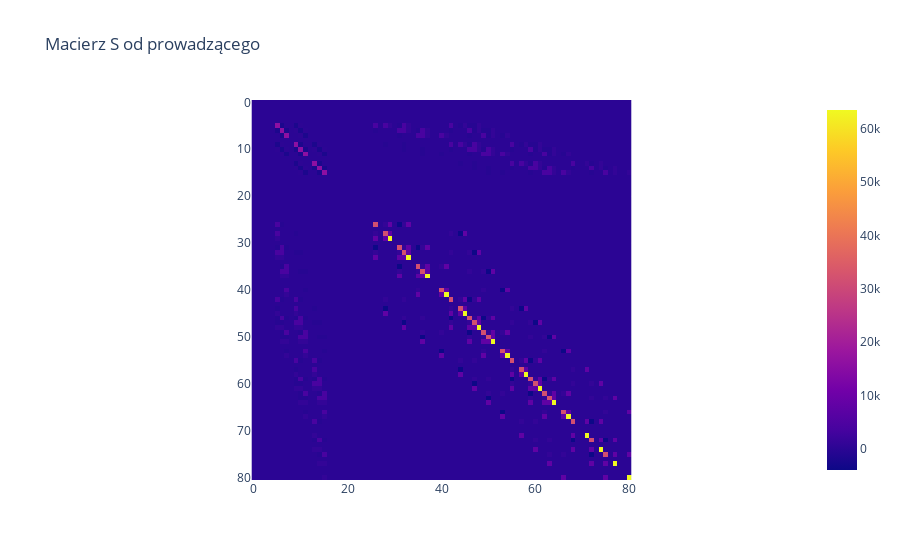
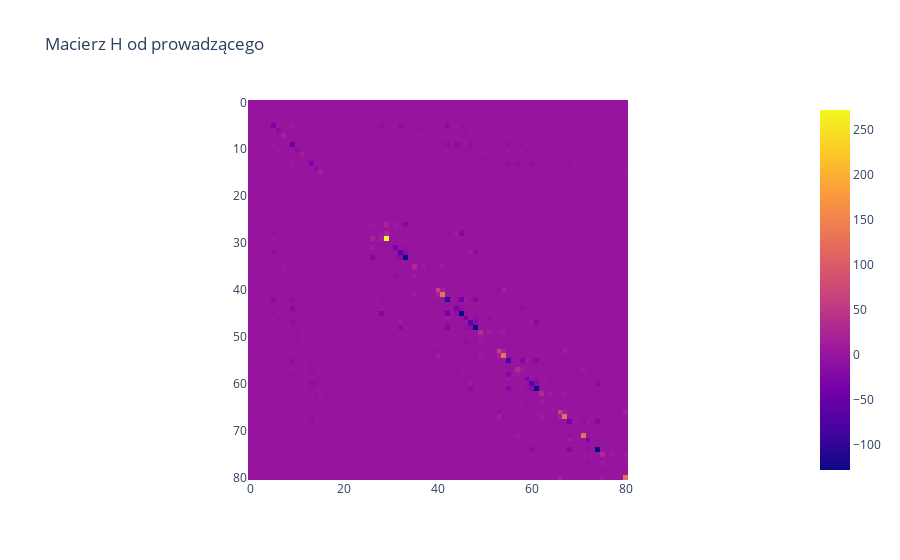

Source (notebook cell) for these figures, in order:
### Code cell
import pandas as pd
global_matrix_given = pd.read_csv("./Files/MacGlobSiH.dat", sep = r"\s+",header = None)
S_Given = np.array(global_matrix_given[2]).reshape(81,81)
H_Given = np.array(global_matrix_given[3]).reshape(81,81)

fig_S = px.imshow(S_Given-S, title="Macierz S od prowadzącego")
fig_S.show()

fig_H = px.imshow(H_Given-H, title="Macierz H od prowadzącego")
fig_H.show()

### Figure 1 — Plotly figure (JSON) as saved in the notebook; plotly's stock layout.template omitted (floating-point values rounded to 4 significant figures; data arrays with more than 128 entries replaced by an {"elided": "..."} marker saying what was removed)
{"data": [{"coloraxis": "coloraxis", "hovertemplate": "x: %{x}<br>y: %{y}<br>color: %{z}<extra></extra>", "name": "0", "type": "heatmap", "xaxis": "x", "yaxis": "y", "z": {"elided": "81x81 float values"}}], "layout": {"coloraxis": {"colorscale": [[0, "#0d0887"], [0.1111, "#46039f"], [0.2222, "#7201a8"], [0.3333, "#9c179e"], [0.4444, "#bd3786"], [0.5556, "#d8576b"], [0.6667, "#ed7953"], [0.7778, "#fb9f3a"], [0.8889, "#fdca26"], [1, "#f0f921"]]}, "title": {"text": "Macierz S od prowadzącego"}, "xaxis": {"anchor": "y", "constrain": "domain", "domain": [0, 1], "scaleanchor": "y"}, "yaxis": {"anchor": "x", "autorange": "reversed", "constrain": "domain", "domain": [0, 1]}}}

### Figure 2 — Plotly figure (JSON) as saved in the notebook; plotly's stock layout.template omitted (floating-point values rounded to 4 significant figures; data arrays with more than 128 entries replaced by an {"elided": "..."} marker saying what was removed)
{"data": [{"coloraxis": "coloraxis", "hovertemplate": "x: %{x}<br>y: %{y}<br>color: %{z}<extra></extra>", "name": "0", "type": "heatmap", "xaxis": "x", "yaxis": "y", "z": {"elided": "81x81 float values"}}], "layout": {"coloraxis": {"colorscale": [[0, "#0d0887"], [0.1111, "#46039f"], [0.2222, "#7201a8"], [0.3333, "#9c179e"], [0.4444, "#bd3786"], [0.5556, "#d8576b"], [0.6667, "#ed7953"], [0.7778, "#fb9f3a"], [0.8889, "#fdca26"], [1, "#f0f921"]]}, "title": {"text": "Macierz H od prowadzącego"}, "xaxis": {"anchor": "y", "constrain": "domain", "domain": [0, 1], "scaleanchor": "y"}, "yaxis": {"anchor": "x", "autorange": "reversed", "constrain": "domain", "domain": [0, 1]}}}
